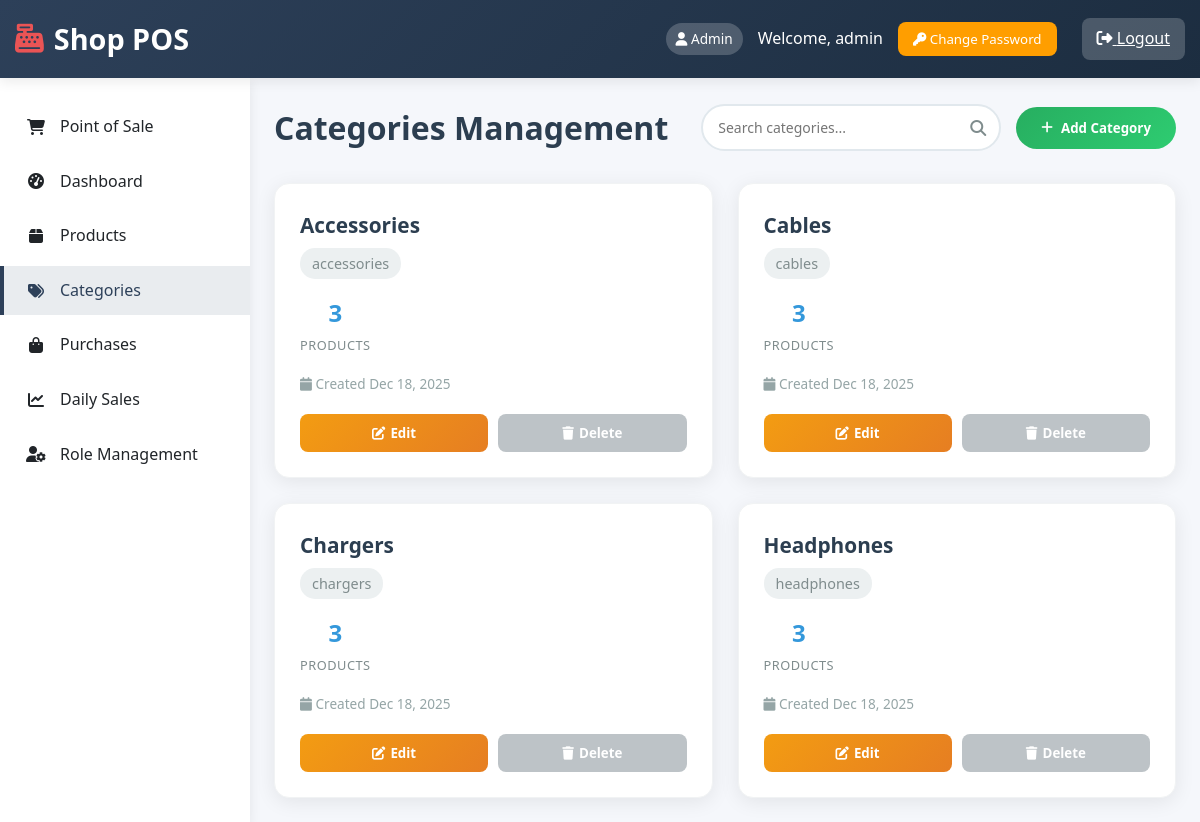
The app's page /categories.php (signed in) with its own data.
### tables this page shows
CREATE TABLE categories (
    id INT AUTO_INCREMENT PRIMARY KEY,
    name VARCHAR(100) NOT NULL,
    slug VARCHAR(100) NOT NULL UNIQUE,
    created_at TIMESTAMP DEFAULT CURRENT_TIMESTAMP
);

### auth.php (called while the page is built, shortened)
<?php
function isAdmin() {
    return isset($_SESSION['role']) && $_SESSION['role'] === 'admin';
}
function hasPermission($permission, $action = 'view') {
    if (isAdmin()) return true;
    $database = new Database();
    $db = $database->getConnection();
    $query = "SELECT can_$action FROM user_permissions WHERE user_id = ? AND permission = ?";
    $stmt = $db->prepare($query);
    $stmt->execute([$_SESSION['user_id'], $permission]);
    $result = $stmt->fetch(PDO::FETCH_ASSOC);
    return $result && $result['can_'.$action];
}
?>

### categories.php (the view, shortened to what this page needs)
<?php
require_once 'auth.php';
include 'includes/header.php';
$query = "SELECT c.*, COUNT(p.id) as product_count
          FROM categories c
          LEFT JOIN products p ON c.id = p.category_id
          GROUP BY c.id
          ORDER BY c.name";
$stmt = $db->prepare($query);
$stmt->execute();
$categories = $stmt->fetchAll(PDO::FETCH_ASSOC);
?>
<div class="categories-header">
    <h1 class="categories-title">Categories Management</h1>
    <div class="header-actions">
        <div class="search-box">
            <input type="text" id="searchInput" placeholder="Search categories...">
            <i class="fas fa-search"></i>
        </div>
        <?php if (hasPermission('categories', 'add')): ?>
        <button class="add-btn" onclick="document.getElementById('addCategoryModal').style.display='flex'">
            <i class="fas fa-plus"></i> Add Category
        </button>
        <?php endif; ?>
    </div>
</div>
<div class="categories-grid" id="categoriesGrid">
    <?php foreach ($categories as $category): ?>
    <div class="category-card" data-name="<?php echo strtolower($category['name']); ?>" data-slug="<?php echo strtolower($category['slug']); ?>">
        <div class="category-header">
            <div>
                <h3 class="category-name"><?php echo htmlspecialchars($category['name']); ?></h3>
                <span class="category-slug"><?php echo htmlspecialchars($category['slug']); ?></span>
            </div>
        </div>
        <div class="category-stats">
            <div class="stat-item">
                <span class="stat-value"><?php echo $category['product_count']; ?></span>
                <span class="stat-label">Products</span>
            </div>
        </div>
        <div class="category-date">
            <i class="fas fa-calendar"></i> Created <?php echo date('M j, Y', strtotime($category['created_at'])); ?>
        </div>
        <div class="category-actions">
            <?php if (hasPermission('categories', 'edit')): ?>
            <button class="action-btn edit-btn" onclick="editCategory(<?php echo htmlspecialchars(json_encode($category)); ?>)">
                <i class="fas fa-edit"></i> Edit
            </button>
            <?php endif; ?>
            <?php if (hasPermission('categories', 'delete')): ?>
            <button class="action-btn delete-btn" <?php echo $category['product_count'] > 0 ? 'disabled title="Cannot delete category with products"' : ''; ?> onclick="<?php echo $category['product_count'] == 0 ? 'deleteCategory(' . $category['id'] . ')' : ''; ?>">
                <i class="fas fa-trash"></i> Delete
            </button>
            <?php endif; ?>
        </div>
    </div>
    <?php endforeach; ?>
</div>
<?php include 'includes/footer.php'; ?>

### assets/css/style.css (style rules this page uses)
:root { --primary: #2d4059; --primary-dark: #1c2d40; --secondary: #ea5455; --success: #28a745; --warning: #ff9e00; --light: #f8f9fa; --dark: #212529; --gray: #6c757d; --light-gray: #e9ecef; --border-radius: 8px; --box-shadow: 0 4px 12px rgba(0, 0, 0, 0.08); --transition: all 0.3s ease; }
* { margin: 0; padding: 0; box-sizing: border-box; font-family: 'Segoe UI', Tahoma, Geneva, Verdana, sans-serif; }
body { background-color: #f5f7fb; color: var(--dark); line-height: 1.6; }

### categories.php (style rules this page uses)
.categories-header { display: flex; justify-content: space-between; align-items: center; margin-bottom: 30px; flex-wrap: wrap; gap: 15px; }
.categories-title { font-size: 2rem; font-weight: 600; color: #2c3e50; margin: 0; }
.header-actions { display: flex; gap: 15px; align-items: center; flex-wrap: wrap; }
.search-box { position: relative; min-width: 300px; }
.search-box input { width: 100%; padding: 12px 45px 12px 15px; border: 2px solid #e1e8ed; border-radius: 25px; font-size: 14px; transition: all 0.3s ease; }
.search-box i { position: absolute; right: 15px; top: 50%; transform: translateY(-50%); color: #7f8c8d; }
.add-btn { background: linear-gradient(135deg, #27ae60, #2ecc71); color: white; border: none; padding: 12px 25px; border-radius: 25px; font-weight: 600; cursor: pointer; transition: all 0.3s ease; display: flex; align-items: center; gap: 8px; white-space: nowrap; }
.categories-grid { display: grid; grid-template-columns: repeat(auto-fill, minmax(320px, 1fr)); gap: 25px; margin-top: 20px; }
.category-card { background: white; border-radius: 15px; padding: 25px; box-shadow: 0 4px 20px rgba(0, 0, 0, 0.08); transition: all 0.3s ease; border: 1px solid #f1f3f4; }
.category-header { display: flex; justify-content: space-between; align-items: flex-start; margin-bottom: 15px; }
.category-name { font-size: 1.3rem; font-weight: 600; color: #2c3e50; margin: 0; }
.category-slug { font-size: 0.9rem; color: #7f8c8d; background: #ecf0f1; padding: 4px 12px; border-radius: 15px; margin-top: 5px; display: inline-block; }
.category-stats { display: flex; justify-content: space-between; margin: 15px 0; }
.stat-item { text-align: center; }
.stat-value { font-size: 1.5rem; font-weight: 700; color: #3498db; display: block; }
.stat-label { font-size: 0.8rem; color: #7f8c8d; text-transform: uppercase; letter-spacing: 0.5px; }
.category-date { font-size: 0.85rem; color: #95a5a6; margin-bottom: 15px; }
.category-actions { display: flex; gap: 10px; margin-top: 20px; }
.action-btn { flex: 1; padding: 10px; border: none; border-radius: 8px; font-weight: 600; cursor: pointer; transition: all 0.3s ease; display: flex; align-items: center; justify-content: center; gap: 5px; }
.edit-btn { background: linear-gradient(135deg, #f39c12, #e67e22); color: white; }
.delete-btn { background: linear-gradient(135deg, #e74c3c, #c0392b); color: white; }
.delete-btn:disabled { background: #bdc3c7; cursor: not-allowed; transform: none; box-shadow: none; }

### records on screen
categories: name "Accessories", slug "accessories", product_count "3", created_at "Dec 18, 2025"
categories: name "Cables", slug "cables", product_count "3", created_at "Dec 18, 2025"
categories: name "Chargers", slug "chargers", product_count "3", created_at "Dec 18, 2025"
categories: name "Headphones", slug "headphones", product_count "3", created_at "Dec 18, 2025"

### other values on screen
$_SESSION['role'] "Admin"
$_SESSION['username'] "admin"
